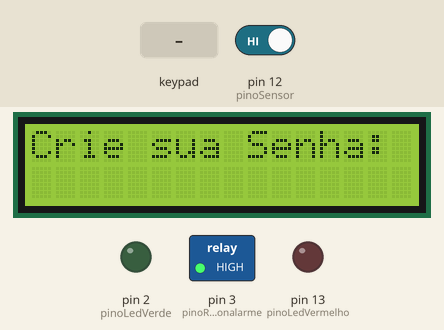
Bench run of a sketch on a simulated Arduino Uno, built with avr-gcc and run on an emulated ATmega328P. Parts: 16×2 character LCD, switched loads named in the sketch (green lamp = pin HIGH), output pins drawn as LEDs (lit = HIGH). Inputs (shaded band) come from the test bench; at power-on: pin 12 (pinoSensor) HIGH.

Above: at 1.2 s.
1.3 s: keypad keys A B C D 1 2 # pressed 0.4 s apart
At 3.9 s:
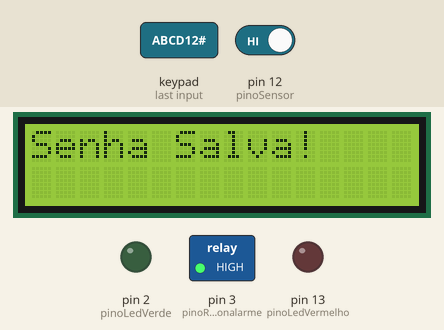
5.6 s: keypad keys A B C D 1 2 * pressed 0.4 s apart
At 7.7 s:
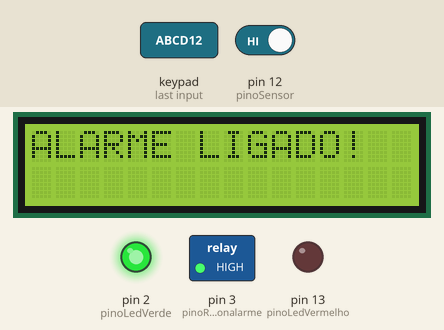
9.9 s: key 'D' pressed
At 12.0 s:
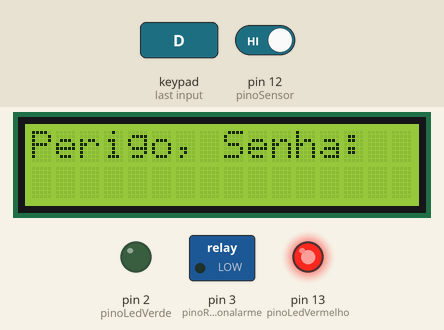
12.4 s: key '#' pressed
At 13.0 s:
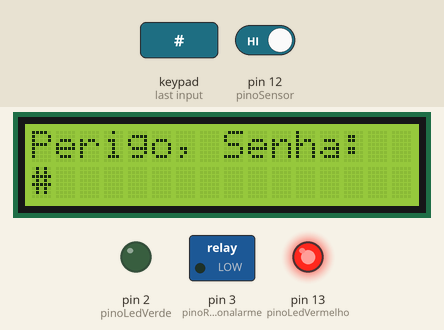
13.9 s: keypad keys A B C D 1 2 pressed 0.4 s apart
At 17.0 s:
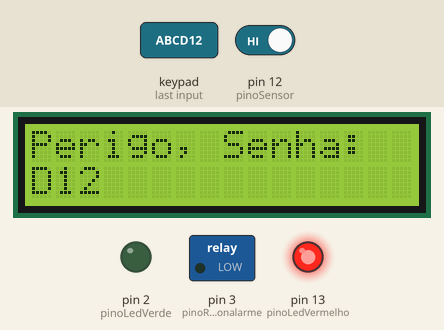
17.8 s: keypad keys A B C D 1 2 A pressed 0.4 s apart
At 21.3 s:
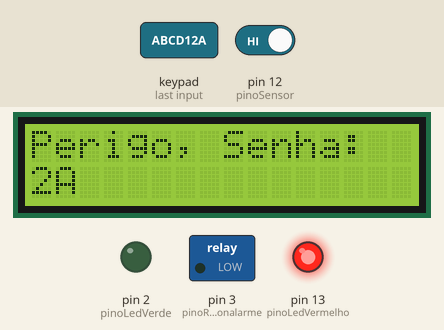
Timing chart, 0 to 22.8 s (numbered marks = the images above; inputs shaded):
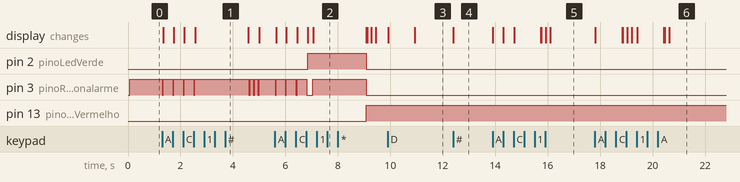

Measured:
- after the input at 1.3 s, the display: first changes at once (image 1 shows a later state)
- after the input at 5.6 s, pin 2 (pinoLedVerde): LOW → HIGH after 1.3 s, → LOW 2.2 s later; pin 3 (pinoReleSonalarme): goes 3 × (LOW 0.04 s, HIGH 0.35 s), LOW 0.24 s, HIGH 2.0 s, then LOW, starting at once; pin 13 (pinoLedVermelho): LOW → HIGH after 3.5 s; the display: first changes after 0.05 s (image 2 shows a later state)
- after the input at 9.9 s, the display: first changes at once (image 3 shows a later state)
- after the input at 12.4 s, the display: changes at once (image 4)
- after the input at 13.9 s, the display: first changes at once (image 5 shows a later state)
- after the input at 17.8 s, the display: first changes at once (image 6 shows a later state)

The sketch:

ProjetoArduino.ino
```cpp
#include <Wire.h>
#include "LCDIC2.h"
#include <Keypad.h>

// ==========================================
// Configurações da Matriz de Teclas 4x4
// ==========================================
const byte LINHAS = 4;
const byte COLUNAS = 4;

char matrizdeTeclas[LINHAS][COLUNAS] = {
  {'D','#','0','*'},
  {'C','9','8','7'},
  {'B','6','5','4'},
  {'A','3','2','1'}
};

// ==========================================
// CONFIGURAÇÕES DE HARDWARE
// ==========================================
LCDIC2 lcd(0x27, 16, 2);

byte pinosLinhas[LINHAS] = {8, 9, 10, 11};
byte pinosColunas[COLUNAS] = {4, 5, 6, 7};
Keypad teclado = Keypad(makeKeymap(matrizdeTeclas), pinosLinhas, pinosColunas, LINHAS, COLUNAS);

const int pinoSensor = 12;
const int pinoLedVerde = 2;
const int pinoLedVermelho = 13;
const int pinoReleSonalarme = 3;

// ==========================================
// VARIÁVEIS DE CONTROLE DO SISTEMA
// ==========================================
String senhaConfigurada = "";
String senhaDigitada = "";

// Variável para escutar o código de fábrica secretamente
String comandoFabrica = "";

int estadoAlarme = 0;
// 0 = Criando a senha inicial (ou redefinindo)
// 1 = Desarmado (Aguardando # para iniciar, ou código de fábrica)
// 2 = Digitando a senha para armar o sistema
// 3 = Armado e Monitorando a porta
// 4 = Digitando a senha para desarmar pacificamente
// 5 = Disparado / Perigo

void setup() {
  Serial.begin(9600);

  lcd.begin();
  lcd.setBacklight(1);

  // Configuração dos Pinos
  pinMode(pinoSensor, INPUT_PULLUP);
  pinMode(pinoLedVerde, OUTPUT);
  pinMode(pinoLedVermelho, OUTPUT);

  // Relés Ativo-Baixo: mandamos HIGH antes de definir como OUTPUT
  digitalWrite(pinoReleSonalarme, HIGH);
  pinMode(pinoReleSonalarme, OUTPUT);

  // Garante que os LEDs comecem desligados, sem brilho (LOW = desliga)
  digitalWrite(pinoLedVerde, LOW);
  digitalWrite(pinoLedVermelho, LOW);

  // Garante que o Relé comece desligado, sem som (Relé invertido, HIGH = desliga)
  digitalWrite(pinoReleSonalarme, HIGH);

  // PASSO 1: Pedir ao usuário para digitar a senha que quer
  lcd.clear();
  lcd.setCursor(0, 0);
  lcd.print("Crie sua Senha:");
  lcd.setCursor(0, 1);
}

void loop() {
  char tecla = teclado.getKey();
  int estadoAtualSensor = digitalRead(pinoSensor);

  // =========================================================
  // BIP DO TECLADO (Barulho do Teclado)
  // =========================================================
  if (tecla) {
    if (estadoAlarme != 5) {
      digitalWrite(pinoReleSonalarme, LOW);  // Liga
      delay(40);                             // Bip curtinho (40 ms)
      digitalWrite(pinoReleSonalarme, HIGH); // Desliga
    }
  }

  // ---------------------------------------------------------
  // ESTADO 0: USUÁRIO DIGITANDO A SENHA DE CONFIGURAÇÃO NOVA
  // ---------------------------------------------------------
  if (estadoAlarme == 0) {
    if (tecla && tecla != '*' && tecla != '#') {
      senhaConfigurada += tecla;
      lcd.print(tecla);

      if (senhaConfigurada.length() == 4) {
        lcd.clear();
        lcd.setCursor(0, 0);
        lcd.print("Senha Salva!");
        delay(2000);
        estadoAlarme = 1;
        mostrarTelaDesarmado();
      }
    }
  }

  // ---------------------------------------------------------
  // ESTADO 1: DESARMADO (Neutro)
  // ---------------------------------------------------------
  else if (estadoAlarme == 1) {
    if (tecla) {
      if (tecla == '#') {
        // Vai armar o sistema
        estadoAlarme = 2;
        senhaDigitada = "";
        comandoFabrica = ""; // Limpa a memória do comando pra não dar bug depois
        lcd.clear();
        lcd.setCursor(0, 0);
        lcd.print("Armar. Senha:");
        lcd.setCursor(0, 1);
      }
      else {
        // NOVO: Se apertou outra coisa no neutro, vai guardando na variável secreta
        comandoFabrica += tecla;

        // Mantém apenas os últimos 6 botões apertados na memória
        if (comandoFabrica.length() > 6) {
          comandoFabrica = comandoFabrica.substring(comandoFabrica.length() - 6);
        }

        // Se o que ele digitou formou a senha de fábrica, libera a troca
        if (comandoFabrica == "ABCD12") {
          estadoAlarme = 0;           // Joga pro Estado 0 (Criar Senha)
          senhaConfigurada = "";      // Apaga a senha velha
          comandoFabrica = "";        // Zera o comando

          lcd.clear();
          lcd.setCursor(0, 0);
          lcd.print("NOVA SENHA:");
          lcd.setCursor(0, 1);
        }
      }
    }
  }

  // ---------------------------------------------------------
  // ESTADO 2: DIGITANDO A SENHA PARA ARMAR
  // ---------------------------------------------------------
  else if (estadoAlarme == 2) {
    if (tecla) {
      senhaDigitada += tecla;
      lcd.print("*");

      if (senhaDigitada.length() == 4) {
        if (senhaDigitada == senhaConfigurada) {
          estadoAlarme = 3;
          digitalWrite(pinoLedVerde, HIGH);

          digitalWrite(pinoReleSonalarme, LOW);
          delay(200);
          digitalWrite(pinoReleSonalarme, HIGH);

          lcd.clear();
          lcd.setCursor(0, 0);
          lcd.print("ALARME LIGADO!");
          delay(2000);
          lcd.clear();
          lcd.setCursor(0, 0);
          lcd.print("Monitorando...");
        } else {
          lcd.clear();
          lcd.print("Senha Incorreta");
          delay(2000);
          estadoAlarme = 1;
          mostrarTelaDesarmado();
        }
      }
    }
  }

  // ---------------------------------------------------------
  // ESTADO 3: ARMADO, MONITORANDO A PORTA E ESPERANDO O USUÁRIO TECLAR A #
  // ---------------------------------------------------------
  else if (estadoAlarme == 3) {

    if (estadoAtualSensor == HIGH) {
      estadoAlarme = 5;
      digitalWrite(pinoLedVerde, LOW);
      digitalWrite(pinoLedVermelho, HIGH);

      digitalWrite(pinoReleSonalarme, LOW); // Fica ligado!

      senhaDigitada = "";
      lcd.clear();
      lcd.setCursor(0, 0);
      lcd.print("Perigo, Senha:");
      lcd.setCursor(0, 1);
    }

    else if (tecla == '#') {
      estadoAlarme = 4;
      senhaDigitada = "";
      lcd.clear();
      lcd.setCursor(0, 0);
      lcd.print("Desarmar. Senha:");
      lcd.setCursor(0, 1);
    }
  }

  // ---------------------------------------------------------
  // ESTADO 4: DIGITANDO A SENHA PARA DESARMAR (SEM PERIGO)
  // ---------------------------------------------------------
  else if (estadoAlarme == 4) {
    if (tecla) {
      senhaDigitada += tecla;
      lcd.print("*");

      if (senhaDigitada.length() == 4) {
        if (senhaDigitada == senhaConfigurada) {
          estadoAlarme = 1;
          digitalWrite(pinoLedVerde, LOW);

          digitalWrite(pinoReleSonalarme, LOW);
          delay(150);
          digitalWrite(pinoReleSonalarme, HIGH);
          delay(150);
          digitalWrite(pinoReleSonalarme, LOW);
          delay(150);
          digitalWrite(pinoReleSonalarme, HIGH);

          lcd.clear();
          lcd.print("Alarme Desligado");
          delay(2000);
          mostrarTelaDesarmado();
        } else {
          lcd.clear();
          lcd.print("Senha Incorreta");
          delay(2000);
          estadoAlarme = 3;
          lcd.clear();
          lcd.setCursor(0, 0);
          lcd.print("Monitorando...");
        }
      }
    }
  }

  // ---------------------------------------------------------
  // ESTADO 5: DISPARADO / PERIGO TOTAL
  // ---------------------------------------------------------
  else if (estadoAlarme == 5) {

    if (tecla) {
      senhaDigitada += tecla;
      lcd.print(tecla);

      if (senhaDigitada.length() == 4) {
        if (senhaDigitada == senhaConfigurada) {
          estadoAlarme = 1;
          digitalWrite(pinoLedVermelho, LOW);

          digitalWrite(pinoReleSonalarme, HIGH); // Cala o Sonalarme

          lcd.clear();
          lcd.setCursor(0, 0);
          lcd.print("Alarme Neutro");
          delay(2000);
          mostrarTelaDesarmado();
        } else {
          lcd.clear();
          lcd.setCursor(0, 0);
          lcd.print("Incorreta!!!");
          delay(1000);

          senhaDigitada = "";
          lcd.clear();
          lcd.setCursor(0, 0);
          lcd.print("Perigo, Senha:");
          lcd.setCursor(0, 1);
        }
      }
    }
  }
}

// ==========================================
// FUNÇÕES AUXILIARES DO CÓDIGO
// ==========================================
void mostrarTelaDesarmado() {
  lcd.clear();
  lcd.setCursor(0, 0);
  lcd.print("Sistema Desativo");
  lcd.setCursor(0, 1);
  lcd.print("Aperte # p/ ligar");
}
```
